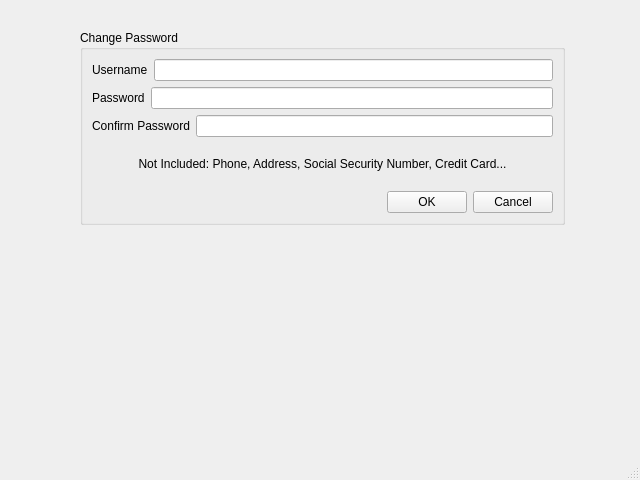
<?xml version="1.0" encoding="UTF-8"?>
<ui version="4.0">
 <class>MainWindow</class>
 <widget class="QMainWindow" name="MainWindow">
  <property name="geometry">
   <rect>
    <x>0</x>
    <y>0</y>
    <width>640</width>
    <height>480</height>
   </rect>
  </property>
  <property name="windowTitle">
   <string>MainWindow</string>
  </property>
  <widget class="QWidget" name="centralwidget">
   <widget class="QWidget" name="layoutWidget">
    <property name="geometry">
     <rect>
      <x>80</x>
      <y>30</y>
      <width>485</width>
      <height>195</height>
     </rect>
    </property>
    <layout class="QVBoxLayout" name="verticalLayout">
     <item>
      <widget class="QGroupBox" name="groupBox">
       <property name="title">
        <string>Change Password</string>
       </property>
       <layout class="QVBoxLayout" name="verticalLayout_4">
        <item>
         <layout class="QHBoxLayout" name="horizontalLayout_3">
          <item>
           <widget class="QLabel" name="label_3">
            <property name="text">
             <string>Username</string>
            </property>
           </widget>
          </item>
          <item>
           <widget class="QLineEdit" name="username_lineEdit"/>
          </item>
         </layout>
        </item>
        <item>
         <layout class="QHBoxLayout" name="horizontalLayout_5">
          <item>
           <widget class="QLabel" name="label_4">
            <property name="text">
             <string>Password</string>
            </property>
           </widget>
          </item>
          <item>
           <widget class="QLineEdit" name="password_lineEdit_2">
            <property name="echoMode">
             <enum>QLineEdit::Password</enum>
            </property>
           </widget>
          </item>
         </layout>
        </item>
        <item>
         <layout class="QHBoxLayout" name="horizontalLayout_6">
          <item>
           <widget class="QLabel" name="label_5">
            <property name="text">
             <string>Confirm Password</string>
            </property>
           </widget>
          </item>
          <item>
           <widget class="QLineEdit" name="confirmPassword_lineEdit">
            <property name="echoMode">
             <enum>QLineEdit::Password</enum>
            </property>
           </widget>
          </item>
         </layout>
        </item>
        <item>
         <widget class="QLabel" name="label_6">
          <property name="text">
           <string>Not Included: Phone, Address, Social Security Number, Credit Card...</string>
          </property>
          <property name="alignment">
           <set>Qt::AlignCenter</set>
          </property>
         </widget>
        </item>
        <item>
         <layout class="QHBoxLayout" name="horizontalLayout_7">
          <item>
           <spacer name="horizontalSpacer_2">
            <property name="orientation">
             <enum>Qt::Horizontal</enum>
            </property>
            <property name="sizeHint" stdset="0">
             <size>
              <width>40</width>
              <height>20</height>
             </size>
            </property>
           </spacer>
          </item>
          <item>
           <widget class="QPushButton" name="add_btn">
            <property name="text">
             <string>OK</string>
            </property>
           </widget>
          </item>
          <item>
           <widget class="QPushButton" name="cancel_btn_2">
            <property name="text">
             <string>Cancel</string>
            </property>
           </widget>
          </item>
         </layout>
        </item>
       </layout>
      </widget>
     </item>
    </layout>
   </widget>
  </widget>
  <widget class="QMenuBar" name="menubar">
   <property name="geometry">
    <rect>
     <x>0</x>
     <y>0</y>
     <width>640</width>
     <height>22</height>
    </rect>
   </property>
  </widget>
  <widget class="QStatusBar" name="statusbar"/>
 </widget>
 <resources/>
 <connections/>
</ui>
